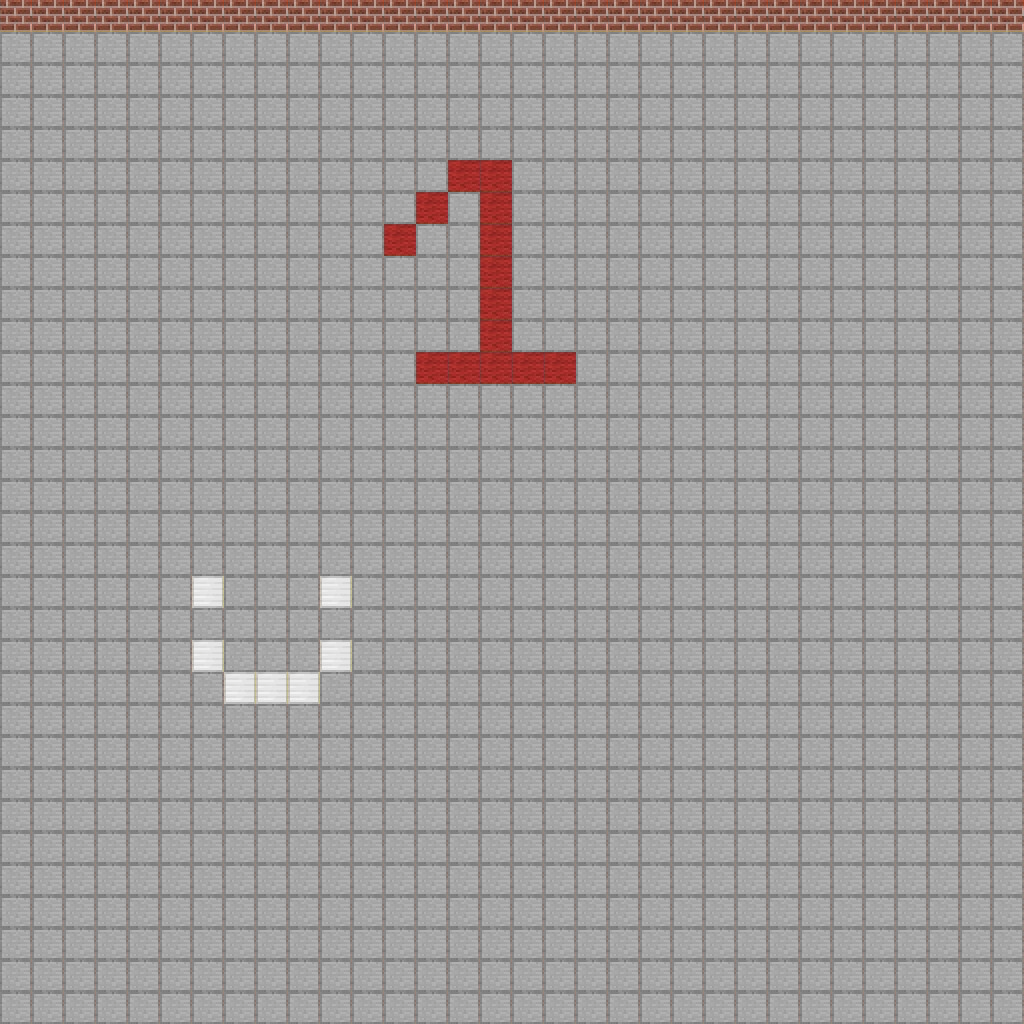

A 2D game scene composited from a Tiled map and its tileset images. What follows is a short description and the map's XML, with each tile layer's data collapsed to a summary:
An orthogonal 32x32 tile map with 32x32 px tiles, 2 tile layers (Tile Layer 1, wall).

<map version="1.2" tiledversion="1.3.2" orientation="orthogonal" renderorder="right-down" compressionlevel="0" width="32" height="32" tilewidth="32" tileheight="32" infinite="0" nextlayerid="6" nextobjectid="5">
 <tileset firstgid="1" source="tilemap2.tsx" />
 <layer id="1" name="Tile Layer 1" width="32" height="32">
  <properties>
   <property name="collidable" value="no" />
  </properties>
  <data>[1024 cells, 1024 non-empty, 4 distinct tile ids]</data>
 </layer>
 <layer id="5" name="wall" width="32" height="32">
  <properties>
   <property name="collidable" value="yes" />
  </properties>
  <data>[1024 cells, 32 non-empty, 1 distinct tile ids]</data>
 </layer>
</map>
